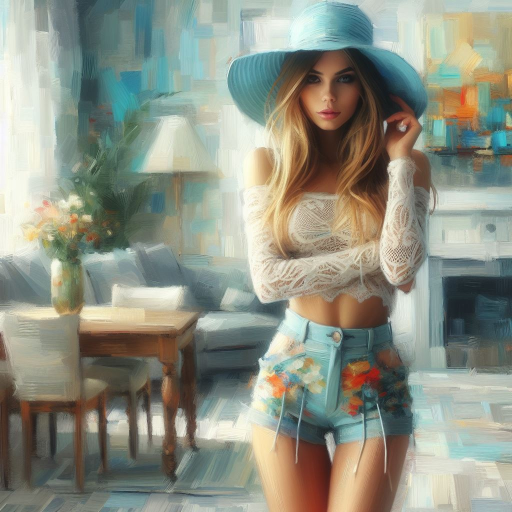
#> input picture ml/image.jpg, 1024 x 1024 px, found by its file name (shown at 1/2 size)
$ python 'import cv2 4.py'
#> lines starting #> are read from the running program, lines starting #| are printed output that depends on the picture
import cv2
import numpy as np
import random

def read_image(file_path):
    # Read the image
#> called with file_path = 'image.jpg'
    img = cv2.imread(file_path)
#> img is the input picture: shape (1024, 1024, 3); mean B, G, R 132.4, 146.2, 142.4
    if img is None:
        print("Error: Image not found")
    return img

def convert_to_gray(image):
    # Convert the image to grayscale
    gray = cv2.cvtColor(image, cv2.COLOR_BGR2GRAY)
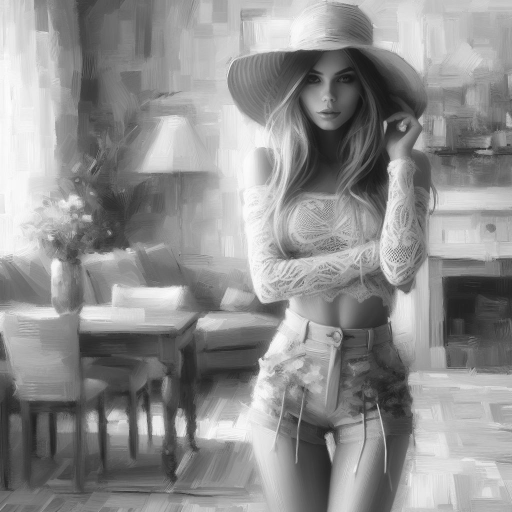
#> gray: shape (1024, 1024) (shown at 1/2 size); min 19, max 254, mean 143.5
    return gray

def apply_gaussian_blur(image):
    # Apply a Gaussian blur to the image
    blur = cv2.GaussianBlur(image, (5, 5), 0)
    return blur

def detect_edges(image):
    # Apply edge detection to the image
    edges = cv2.Canny(image, 50, 150)
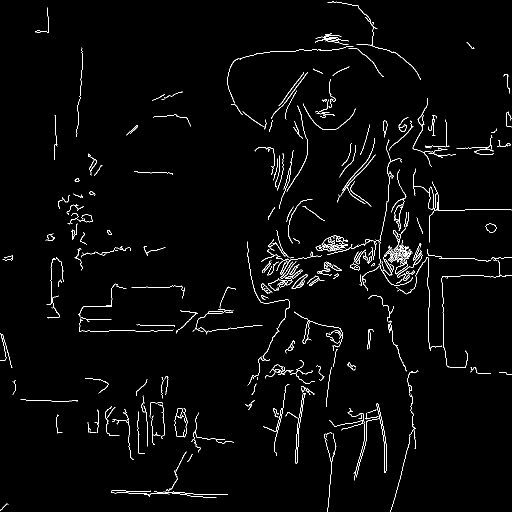
#> edges: shape (1024, 1024) (shown at 1/2 size); 2.1% white in thin lines or dots
    return edges

def resize_image(image, width, height):
    # Resize the image
#> called with width = 300, height = 300
    resized_image = cv2.resize(image, (width, height))
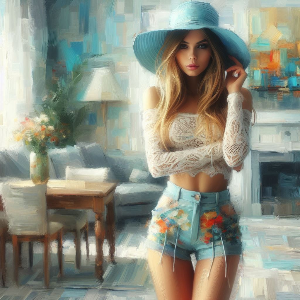
#> resized_image: shape (300, 300, 3); mean B, G, R 132.3, 146.1, 142.3
    return resized_image

def save_image(file_path, image):
    # Save the image to a file
    cv2.imwrite(file_path, image)

def display_image(title, image):
    # Display the image
    cv2.imshow(title, image)

def replace_with_random_color(image):
    # Replace the colors in the image with random colors
    height, width, _ = image.shape
#> height = 1024; width = 1024
    for y in range(height):
        for x in range(width):
            image[y, x] = [random.randint(0, 255), random.randint(0, 255), random.randint(0, 255)]
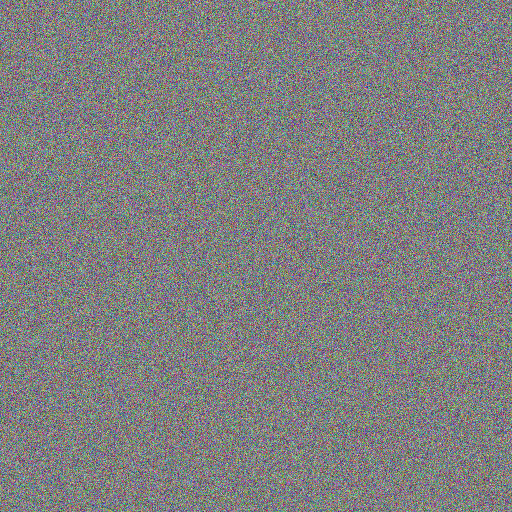
#> image: shape (1024, 1024, 3) (shown at 1/2 size); mean B, G, R 127.4, 127.4, 127.5
    return image

def main():
    file_path = 'image.jpg'
    img = read_image(file_path)
    if img is not None:
        gray = convert_to_gray(img)
        blur = apply_gaussian_blur(gray)
        edges = detect_edges(blur)

        display_image('Original', img)
        display_image('Grayscale', gray)
        display_image('Blurred', blur)
        display_image('Edges', edges)

        # Resize the image
        resized_img = resize_image(img, 300, 300)
        display_image('Resized Image', resized_img)

        # Save the processed images to files
        save_image('gray_image.jpg', gray)
        save_image('blurred_image.jpg', blur)
        save_image('edges_image.jpg', edges)
        save_image('resized_image.jpg', resized_img)

        # Replace the colors in the image with random colors
        random_color_img = replace_with_random_color(img)
        display_image('Random Color Image', random_color_img)

        cv2.waitKey(0)
        cv2.destroyAllWindows()

if __name__ == "__main__":
    main()
